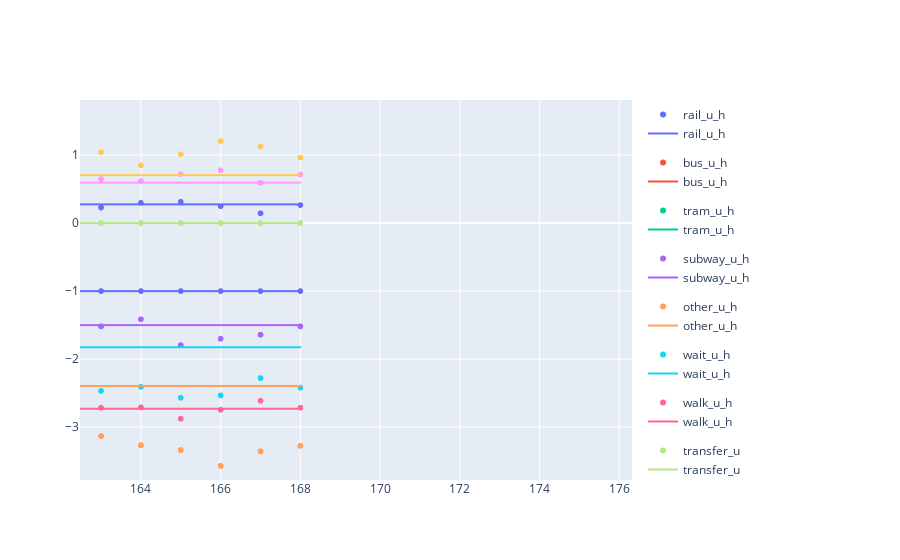

Here is the notebook cell this chart was saved with:
### Code cell
df_values = df_progress.drop(columns = ["objective", "best_objective"])

df_best = df_progress.copy()
is_best = df_best["objective"] == df_best["best_objective"]
df_best = df_best.drop(columns = ["objective", "best_objective"])
df_best = df_best.set_index("evaluation")
df_best.loc[~is_best, :] = np.nan
df_best = df_best.ffill().reset_index()

df_values = df_values.melt("evaluation")
df_best = df_best.melt("evaluation")

figure_scatter = px.scatter(df_values, x = "evaluation", y = "value", color = "variable")
figure_best = px.line(df_best, x = "evaluation", y = "value", color = "variable")
go.Figure(data = figure_scatter.data + figure_best.data)

### Figure 1 — Plotly figure (JSON) as saved in the notebook; plotly's stock layout.template omitted (floating-point values rounded to 4 significant figures; data arrays with more than 128 entries replaced by an {"elided": "..."} marker saying what was removed)
{"data": [{"hovertemplate": "variable=rail_u_h<br>evaluation=%{x}<br>value=%{y}<extra></extra>", "legendgroup": "rail_u_h", "marker": {"color": "#636efa", "symbol": "circle"}, "mode": "markers", "name": "rail_u_h", "showlegend": true, "type": "scattergl", "x": {"elided": "169 int values"}, "xaxis": "x", "y": {"elided": "169 int values"}, "yaxis": "y"}, {"hovertemplate": "variable=bus_u_h<br>evaluation=%{x}<br>value=%{y}<extra></extra>", "legendgroup": "bus_u_h", "marker": {"color": "#EF553B", "symbol": "circle"}, "mode": "markers", "name": "bus_u_h", "showlegend": true, "type": "scattergl", "x": {"elided": "169 int values"}, "xaxis": "x", "y": {"elided": "169 float values"}, "yaxis": "y"}, {"hovertemplate": "variable=tram_u_h<br>evaluation=%{x}<br>value=%{y}<extra></extra>", "legendgroup": "tram_u_h", "marker": {"color": "#00cc96", "symbol": "circle"}, "mode": "markers", "name": "tram_u_h", "showlegend": true, "type": "scattergl", "x": {"elided": "169 int values"}, "xaxis": "x", "y": {"elided": "169 float values"}, "yaxis": "y"}, {"hovertemplate": "variable=subway_u_h<br>evaluation=%{x}<br>value=%{y}<extra></extra>", "legendgroup": "subway_u_h", "marker": {"color": "#ab63fa", "symbol": "circle"}, "mode": "markers", "name": "subway_u_h", "showlegend": true, "type": "scattergl", "x": {"elided": "169 int values"}, "xaxis": "x", "y": {"elided": "169 float values"}, "yaxis": "y"}, {"hovertemplate": "variable=other_u_h<br>evaluation=%{x}<br>value=%{y}<extra></extra>", "legendgroup": "other_u_h", "marker": {"color": "#FFA15A", "symbol": "circle"}, "mode": "markers", "name": "other_u_h", "showlegend": true, "type": "scattergl", "x": {"elided": "169 int values"}, "xaxis": "x", "y": {"elided": "169 float values"}, "yaxis": "y"}, {"hovertemplate": "variable=wait_u_h<br>evaluation=%{x}<br>value=%{y}<extra></extra>", "legendgroup": "wait_u_h", "marker": {"color": "#19d3f3", "symbol": "circle"}, "mode": "markers", "name": "wait_u_h", "showlegend": true, "type": "scattergl", "x": {"elided": "169 int values"}, "xaxis": "x", "y": {"elided": "169 float values"}, "yaxis": "y"}, {"hovertemplate": "variable=walk_u_h<br>evaluation=%{x}<br>value=%{y}<extra></extra>", "legendgroup": "walk_u_h", "marker": {"color": "#FF6692", "symbol": "circle"}, "mode": "markers", "name": "walk_u_h", "showlegend": true, "type": "scattergl", "x": {"elided": "169 int values"}, "xaxis": "x", "y": {"elided": "169 float values"}, "yaxis": "y"}, {"hovertemplate": "variable=transfer_u<br>evaluation=%{x}<br>value=%{y}<extra></extra>", "legendgroup": "transfer_u", "marker": {"color": "#B6E880", "symbol": "circle"}, "mode": "markers", "name": "transfer_u", "showlegend": true, "type": "scattergl", "x": {"elided": "169 int values"}, "xaxis": "x", "y": {"elided": "169 int values"}, "yaxis": "y"}, {"hovertemplate": "variable=raptorPenalties:transfer_intermodal<br>evaluation=%{x}<br>value=%{y}<extra></extra>", "legendgroup": "raptorPenalties:transfer_intermodal", "marker": {"color": "#FF97FF", "symbol": "circle"}, "mode": "markers", "name": "raptorPenalties:transfer_intermodal", "showlegend": true, "type": "scattergl", "x": {"elided": "169 int values"}, "xaxis": "x", "y": {"elided": "169 float values"}, "yaxis": "y"}, {"hovertemplate": "variable=raptorPenalties:transfer_rail<br>evaluation=%{x}<br>value=%{y}<extra></extra>", "legendgroup": "raptorPenalties:transfer_rail", "marker": {"color": "#FECB52", "symbol": "circle"}, "mode": "markers", "name": "raptorPenalties:transfer_rail", "showlegend": true, "type": "scattergl", "x": {"elided": "169 int values"}, "xaxis": "x", "y": {"elided": "169 float values"}, "yaxis": "y"}, {"hovertemplate": "variable=raptorPenalties:transfer_other<br>evaluation=%{x}<br>value=%{y}<extra></extra>", "legendgroup": "raptorPenalties:transfer_other", "marker": {"color": "#636efa", "symbol": "circle"}, "mode": "markers", "name": "raptorPenalties:transfer_other", "showlegend": true, "type": "scattergl", "x": {"elided": "169 int values"}, "xaxis": "x", "y": {"elided": "169 float values"}, "yaxis": "y"}, {"hovertemplate": "variable=rail_u_h<br>evaluation=%{x}<br>value=%{y}<extra></extra>", "legendgroup": "rail_u_h", "line": {"color": "#636efa", "dash": "solid"}, "marker": {"symbol": "circle"}, "mode": "lines", "name": "rail_u_h", "showlegend": true, "type": "scattergl", "x": {"elided": "169 int values"}, "xaxis": "x", "y": {"elided": "169 int values"}, "yaxis": "y"}, {"hovertemplate": "variable=bus_u_h<br>evaluation=%{x}<br>value=%{y}<extra></extra>", "legendgroup": "bus_u_h", "line": {"color": "#EF553B", "dash": "solid"}, "marker": {"symbol": "circle"}, "mode": "lines", "name": "bus_u_h", "showlegend": true, "type": "scattergl", "x": {"elided": "169 int values"}, "xaxis": "x", "y": {"elided": "169 float values"}, "yaxis": "y"}, {"hovertemplate": "variable=tram_u_h<br>evaluation=%{x}<br>value=%{y}<extra></extra>", "legendgroup": "tram_u_h", "line": {"color": "#00cc96", "dash": "solid"}, "marker": {"symbol": "circle"}, "mode": "lines", "name": "tram_u_h", "showlegend": true, "type": "scattergl", "x": {"elided": "169 int values"}, "xaxis": "x", "y": {"elided": "169 float values"}, "yaxis": "y"}, {"hovertemplate": "variable=subway_u_h<br>evaluation=%{x}<br>value=%{y}<extra></extra>", "legendgroup": "subway_u_h", "line": {"color": "#ab63fa", "dash": "solid"}, "marker": {"symbol": "circle"}, "mode": "lines", "name": "subway_u_h", "showlegend": true, "type": "scattergl", "x": {"elided": "169 int values"}, "xaxis": "x", "y": {"elided": "169 float values"}, "yaxis": "y"}, {"hovertemplate": "variable=other_u_h<br>evaluation=%{x}<br>value=%{y}<extra></extra>", "legendgroup": "other_u_h", "line": {"color": "#FFA15A", "dash": "solid"}, "marker": {"symbol": "circle"}, "mode": "lines", "name": "other_u_h", "showlegend": true, "type": "scattergl", "x": {"elided": "169 int values"}, "xaxis": "x", "y": {"elided": "169 float values"}, "yaxis": "y"}, {"hovertemplate": "variable=wait_u_h<br>evaluation=%{x}<br>value=%{y}<extra></extra>", "legendgroup": "wait_u_h", "line": {"color": "#19d3f3", "dash": "solid"}, "marker": {"symbol": "circle"}, "mode": "lines", "name": "wait_u_h", "showlegend": true, "type": "scattergl", "x": {"elided": "169 int values"}, "xaxis": "x", "y": {"elided": "169 float values"}, "yaxis": "y"}, {"hovertemplate": "variable=walk_u_h<br>evaluation=%{x}<br>value=%{y}<extra></extra>", "legendgroup": "walk_u_h", "line": {"color": "#FF6692", "dash": "solid"}, "marker": {"symbol": "circle"}, "mode": "lines", "name": "walk_u_h", "showlegend": true, "type": "scattergl", "x": {"elided": "169 int values"}, "xaxis": "x", "y": {"elided": "169 float values"}, "yaxis": "y"}, {"hovertemplate": "variable=transfer_u<br>evaluation=%{x}<br>value=%{y}<extra></extra>", "legendgroup": "transfer_u", "line": {"color": "#B6E880", "dash": "solid"}, "marker": {"symbol": "circle"}, "mode": "lines", "name": "transfer_u", "showlegend": true, "type": "scattergl", "x": {"elided": "169 int values"}, "xaxis": "x", "y": {"elided": "169 int values"}, "yaxis": "y"}, {"hovertemplate": "variable=raptorPenalties:transfer_intermodal<br>evaluation=%{x}<br>value=%{y}<extra></extra>", "legendgroup": "raptorPenalties:transfer_intermodal", "line": {"color": "#FF97FF", "dash": "solid"}, "marker": {"symbol": "circle"}, "mode": "lines", "name": "raptorPenalties:transfer_intermodal", "showlegend": true, "type": "scattergl", "x": {"elided": "169 int values"}, "xaxis": "x", "y": {"elided": "169 float values"}, "yaxis": "y"}, {"hovertemplate": "variable=raptorPenalties:transfer_rail<br>evaluation=%{x}<br>value=%{y}<extra></extra>", "legendgroup": "raptorPenalties:transfer_rail", "line": {"color": "#FECB52", "dash": "solid"}, "marker": {"symbol": "circle"}, "mode": "lines", "name": "raptorPenalties:transfer_rail", "showlegend": true, "type": "scattergl", "x": {"elided": "169 int values"}, "xaxis": "x", "y": {"elided": "169 float values"}, "yaxis": "y"}, {"hovertemplate": "variable=raptorPenalties:transfer_other<br>evaluation=%{x}<br>value=%{y}<extra></extra>", "legendgroup": "raptorPenalties:transfer_other", "line": {"color": "#636efa", "dash": "solid"}, "marker": {"symbol": "circle"}, "mode": "lines", "name": "raptorPenalties:transfer_other", "showlegend": true, "type": "scattergl", "x": {"elided": "169 int values"}, "xaxis": "x", "y": {"elided": "169 float values"}, "yaxis": "y"}], "layout": {"autosize": true, "xaxis": {"autorange": false, "range": [162.5, 176.3], "type": "linear"}, "yaxis": {"autorange": false, "range": [-3.778, 1.81], "type": "linear"}}}
